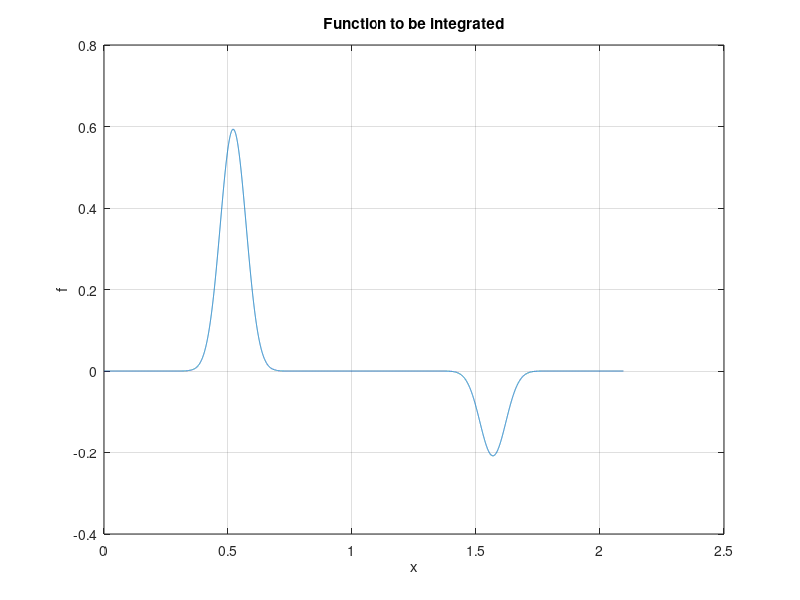

The MATLAB source for this figure: (Note: this script raises an error after producing the figure.)
%% Compare Numerical Integration with Analytic Method of GR Rule 2.662.4
%% Setup

clc; clear; close all;


%% Parameters

a = -1;
b = 3;
m = 20;
x = 0:0.0001:2*pi/b;

y = sin(b.*x).^(2*m+1).*exp(a.*x);

figure;
plot(x, y);
grid on;
xlabel('x');
ylabel('f');
title('Function to be integrated');


%% Integrate Numerically

numerical_integral = trapz(x,y);

%% Integrate Analytically

x0 = x(1);
x1 = x(end);
analytic_integral = AnalyticGR2P662P4(x0, x1, a, b, m);

error = abs(numerical_integral - analytic_integral);
fprintf('Error between analytic and numerical: %f\n', error);

%% Test the Simplified Analytic Algorithm For Lower Bound of Zero

a = -1;
b = 20;
m = 20;
x = 0:0.0001:2*pi/b;

y = sin(b.*x).^(2*m+1).*exp(a.*x);

figure;
plot(x, y);
grid on;
xlabel('x');
ylabel('f');
title('Function to be integrated');

numerical_integral_from_zero = trapz(x,y);

x0 = x(1);
x1 = x(end);
analytic_integral_from_zero = AnalyticGR2P662P4From0(x1, a, b, m);

error = abs(numerical_integral_from_zero - analytic_integral_from_zero);
fprintf('Error between analytic and numerical: %f\n', error);

%% Test the Simplified Analytic Algorithm For Fixed Bounds [0 2*pi/b]

a = -1;
b = 20;
m = 20;
x = 0:0.0001:2*pi/b;

y = sin(b.*x).^(2*m+1).*exp(a.*x);

figure;
plot(x, y);
grid on;
xlabel('x');
ylabel('f');
title('Function to be integrated');

numerical_integral_from_zero = trapz(x,y);

x0 = x(1);
x1 = x(end);
analytic_integral_from_zero = AnalyticGR2P662P4FixedBounds(a, b, m);

error = abs(numerical_integral_from_zero - analytic_integral_from_zero);
fprintf('Error between analytic and numerical: %f\n', error);
